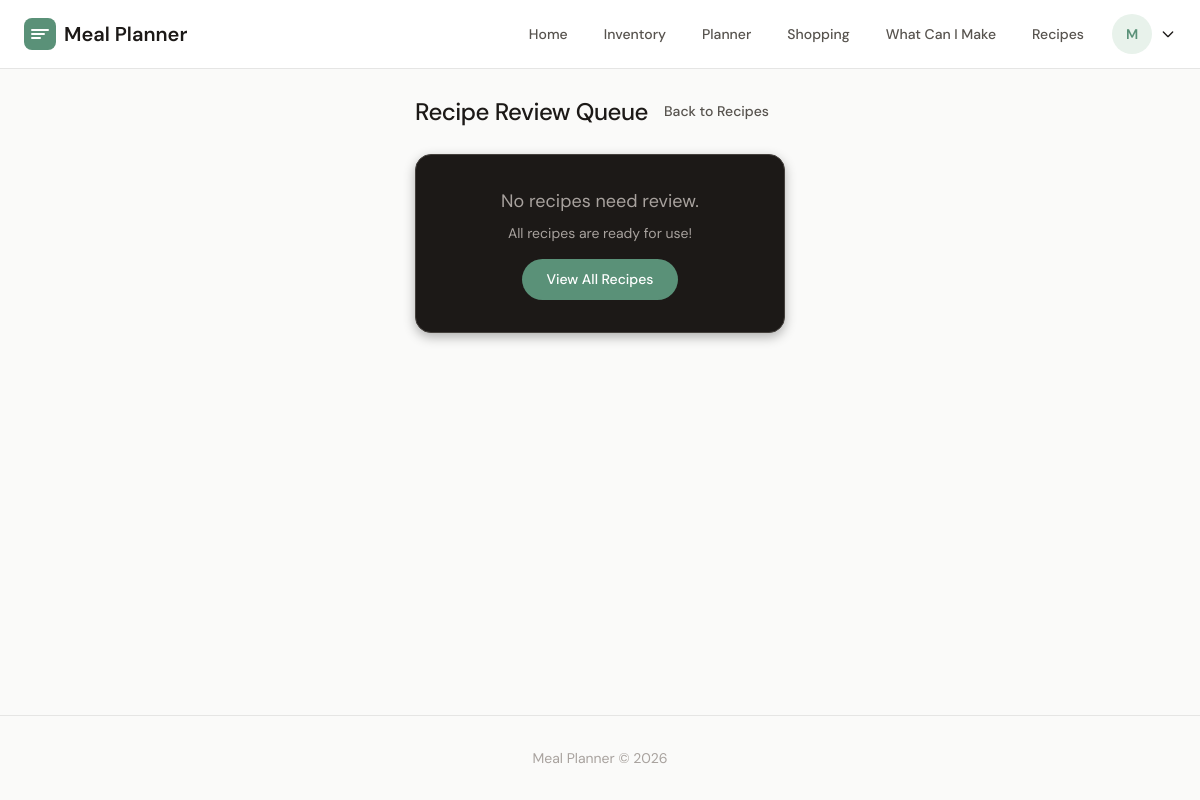
/reviews/queue/ (signed in), run on an earlier commit of the app's database.
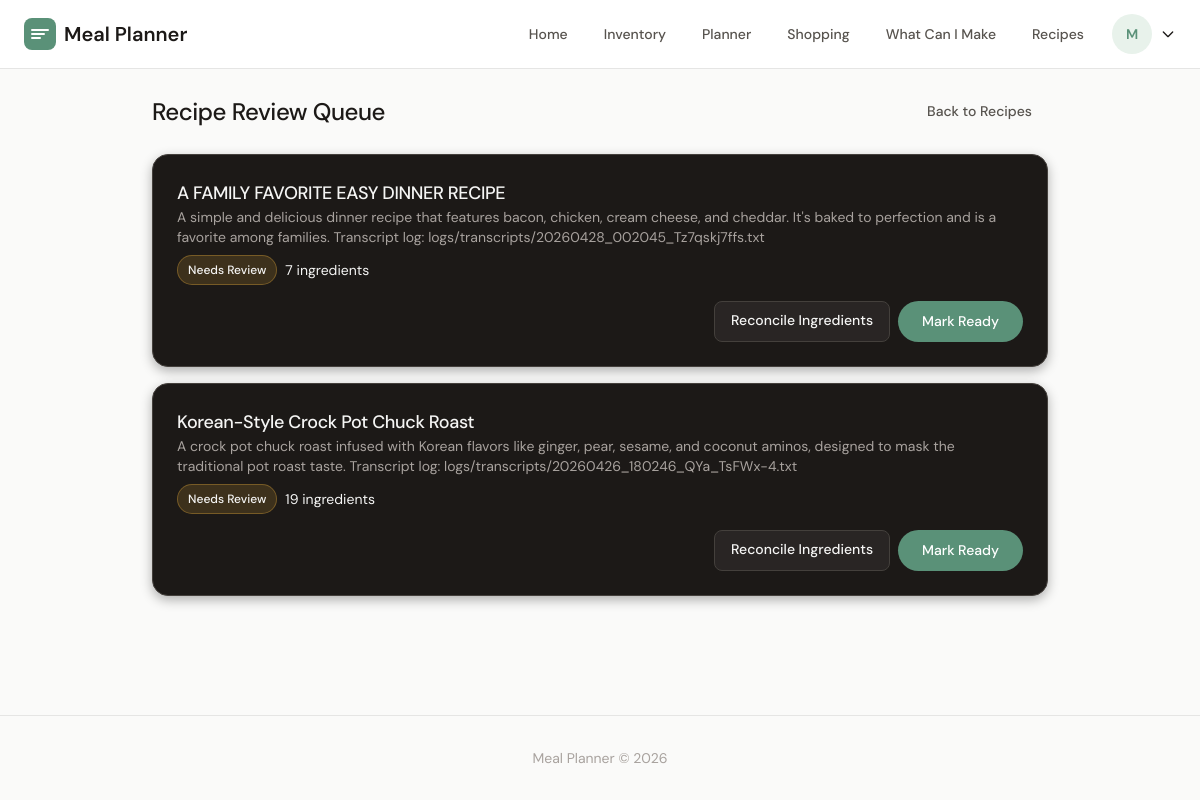
And on a later commit of the database.
### recipes/models.py (models this page shows, shortened)
class Recipe(models.Model):
    household = models.ForeignKey(
        Household, on_delete=models.CASCADE, related_name="recipes"
    )
    title = models.CharField(max_length=200, db_index=True)
    description = models.TextField(blank=True)
    photo = models.ImageField(upload_to="recipes/%Y/%m/%d/", blank=True, null=True)
    video_url = models.URLField(blank=True)
    on_hand_idea = models.BooleanField(default=False, db_index=True)
    leftover_worthy = models.BooleanField(default=False, db_index=True)
    needs_review = models.BooleanField(default=True, db_index=True)
    created_at = models.DateTimeField(auto_now_add=True, db_index=True)
    updated_at = models.DateTimeField(auto_now=True)
    class Meta:
        ordering = ["-created_at"]
        indexes = [
            models.Index(fields=["household", "created_at"]),
        ]

### reviews/views.py (the view)
# urls.py: path("queue/", views.ReviewQueueView.as_view(), name="review_queue"),
class ReviewQueueView(LoginRequiredMixin, ListView):
    model = Recipe
    template_name = "reviews/review_queue.html"
    context_object_name = "needs_review"
    def get_queryset(self):
        return Recipe.objects.filter(
            household=self.request.user.household, needs_review=True
        ).distinct()
    def get_context_data(self, **kwargs):
        context = super().get_context_data(**kwargs)
        context["recipes"] = context["needs_review"]
        return context

### templates/reviews/review_queue.html (shortened to what this page needs)
{% extends "base.html" %}
{% block content %}
<div class="max-w-4xl mx-auto">
    <div class="flex justify-between items-center mb-6">
        <h1 class="text-2xl font-medium">Recipe Review Queue</h1>
        <a href="{% url 'recipes:recipe_list' %}" class="btn-ghost">Back to Recipes</a>
    </div>
    {% if not needs_review %}
    <div class="card-dark p-8 text-center">
        <p class="text-lg">No recipes need review.</p>
        <p class="text-sm" style="color: var(--text-light-gray); margin-top: 8px;">All recipes are ready for use!</p>
        <a href="{% url 'recipes:recipe_list' %}" class="btn-pill mt-4">View All Recipes</a>
    </div>
    {% else %}
    <div class="space-y-4">
        {% for recipe in needs_review %}
        <div class="card-dark">
            <div class="p-6">
                <h2 class="text-lg font-medium">{{ recipe.title }}</h2>
                <p class="text-sm" style="color: var(--text-light-gray);">{{ recipe.description|truncatewords:30 }}</p>
                <div class="flex items-center gap-2 mt-2 text-sm">
                    <span class="badge-dark" style="background: rgba(251, 189, 65, 0.15); color: #fbbd41; border-color: rgba(251, 189, 65, 0.3);">Needs Review</span>
                    <span style="color: var(--text-light-gray);">{{ recipe.ingredients.count }} ingredients</span>
                </div>
                <div class="flex justify-end gap-2 mt-4">
                    <a href="{% url 'reviews:recipe_reconcile' recipe.pk %}" class="btn-ghost">
                        Reconcile Ingredients
                    </a>
                    <a href="{% url 'reviews:mark_ready' recipe.pk %}" class="btn-pill">
                        Mark Ready
                    </a>
                </div>
            </div>
        </div>
        {% endfor %}
    </div>
    {% endif %}
</div>
{% endblock %}

What changed in the data, as far as the page shows it:
added Recipe: title "A FAMILY FAVORITE EASY DINNER RECIPE", description "A simple and delicious dinner recipe that features bacon, chicken, cream cheese, and cheddar. It's baked to perfection and is a favorite among families. Transcript log: logs/transcripts/20260428_002045_Tz7qskj7ffs.txt", ingredients.count "7"
added Recipe: title "Korean-Style Crock Pot Chuck Roast", description "A crock pot chuck roast infused with Korean flavors like ginger, pear, sesame, and coconut aminos, designed to mask the traditional pot roast taste. Transcript log: logs/transcripts/20260426_180246_QYa_TsFWx-4.txt", ingredients.count "19"
Also different on the page:
text no longer shown: "No recipes need review. All recipes are ready for use! View All Recipes"
